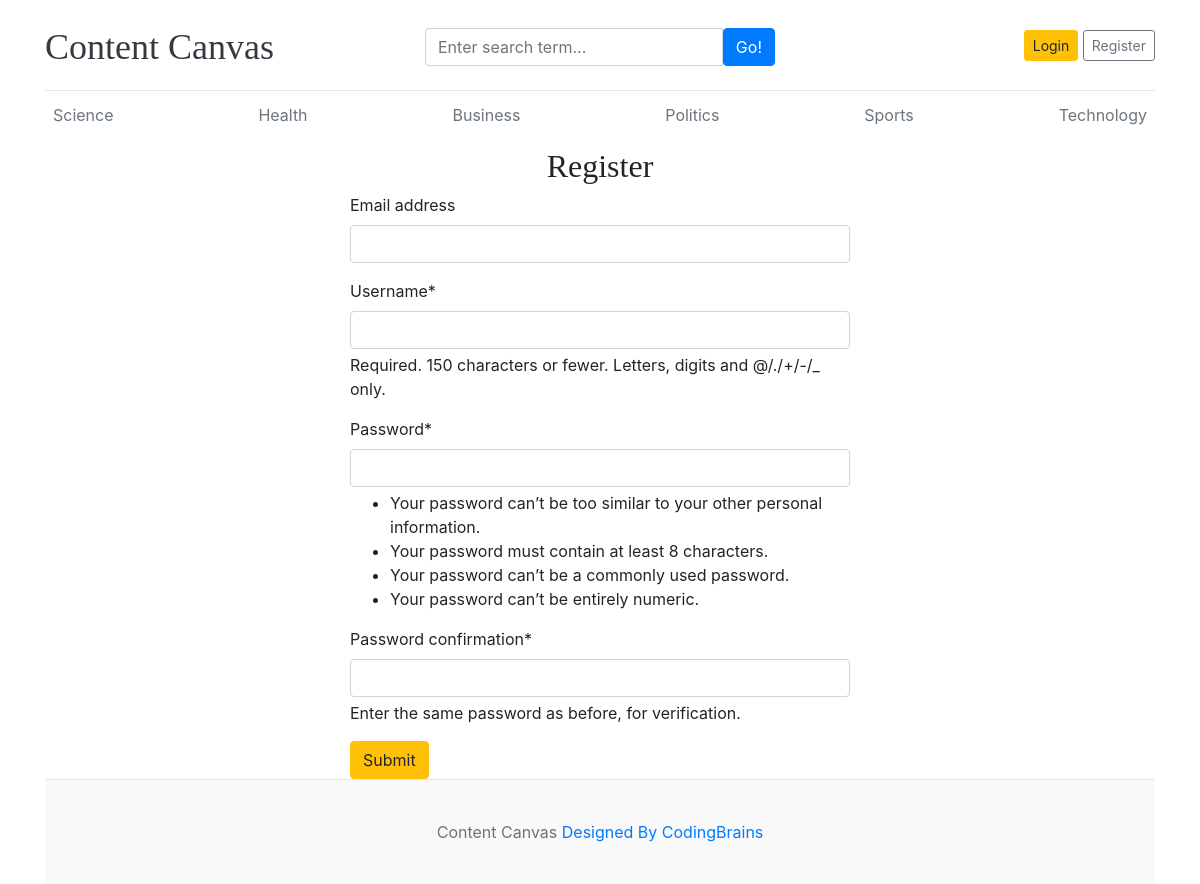
Screenshot of /register/ with the database file from the repository.
### app/models.py (models this page shows, shortened)
class Category(models.Model):
    category=models.CharField(max_length=100)
    created_at=models.DateTimeField(auto_now_add=True)
    updated_at=models.DateTimeField(auto_now=True)
    class Meta:
        verbose_name_plural='categories'

### contentcanvas/views.py (the view)
# urls.py: path('register/',views.register,name='register'),
def register(request):
    if request.method=='POST':
        form=RegistrationForm(request.POST)
        if form.is_valid:
            form.save()
            return redirect('login')
        else:
            print(form.errors)
    else:
        form=RegistrationForm()
    context={
        'form':form,
    }
    return render(request,'register.html',context)

### contentcanvas/forms.py
class RegistrationForm(UserCreationForm):
    class Meta:
        model=User
        fields=('email','username','password1','password2')

### app/context_processors.py (called while the page is built)
def get_categories(request):
    categories=Category.objects.all()
    return dict(categories=categories)

def get_sociallinks(request):
    sociallinks=socialLinks.objects.all()
    return dict(sociallinks=sociallinks)

### templates/register.html (shortened to what this page needs)
{% extends "base.html" %}
{% block content %}
{% load crispy_forms_tags %}
    <form action="{% url "register" %}" method="POST" style="width:500px; margin:auto;" >
        <h2 class="text-center">Register</h2>
        {{form |crispy}}
        <button class="btn btn-warning" type="submit">Submit</button>
    </form>
{% endblock  %}

### templates/base.html (shortened to what this page needs)
{% load static %}
<!DOCTYPE html>
<html lang="en">
<head>
    <link rel="stylesheet" href="{% static "css/bootstrap.css" %}">
    <link href="https://getbootstrap.com/docs/4.0/dist/css/bootstrap.min.css" rel="stylesheet">
    <link href="{% static "css/cc.css" %}" rel="stylesheet">
    <link rel="stylesheet" href="https://cdnjs.cloudflare.com/ajax/libs/font-awesome/4.7.0/css/font-awesome.min.css">
</head>
<body>
    <div class="container">
        <header class="blog-header py-3">
            <div class="row flex-nowrap justify-content-between align-items-center">
                <div class="col-4 pt-1">
                    <a class="blog-header-logo text-dark" href="/">Content Canvas</a>
                </div>
                <div class="col-4 pt-1">
                    <form action="{% url "search" %}" method="GET">
                        <div class="input-group">
                            <input class="form-control" type="text" name="keyword" value="{{keyword}}" placeholder="Enter search term..." aria-label="Enter search term..." aria-describedby="button-search" />
                            <button class="btn btn-primary" id="button-search" type="submit">Go!</button>
                        </div>
                    </form>
                </div>
                <div class="col-4 d-flex justify-content-end align-items-center">
                    {% if not user.is_authenticated %}
                    <a class="btn btn-sm btn-warning" href="{% url "login" %}">Login</a> &nbsp;
                    <a class="btn btn-sm btn-outline-secondary" href="{% url "register" %}">Register</a>
                    {% else %}
                    <span><a href="{% url "dashboard" %}">Dashboard</a></span>
                    &emsp;
                    <span><a href="{% url "logout" %}">Logout</a></span>
                    {% endif %}
                </div>
            </div>
        </header>
        <div class="nav-scroller py-1 mb-2">
            <nav class="nav d-flex justify-content-between">
                {% for cat in categories %}
                <a class="p-2 text-muted" href="{% url "post_by_category" cat.id %}">{{cat.category}}</a>
                {% endfor %}
            </nav>
        </div>
        {% block content %}
        {% endblock  %}
    <footer class="blog-footer">
        <p>Content Canvas <a href="#">Designed By CodingBrains</a></p>
    </footer>
</body>
</html>

### contentcanvas/static/css/cc.css (style rules this page uses)
.blog-header { border-bottom: 1px solid #e5e5e5; }
.blog-header-logo { font-family: "Playfair Display", Georgia, "Times New Roman", serif; font-size: 2.25rem; }
h1, h2, h3, h4, h5, h6 { font-family: "Playfair Display", Georgia, "Times New Roman", serif; }
.blog-footer { padding: 2.5rem 0; color: #727272; text-align: center; background-color: #f9f9f9; border-top: .05rem solid #e5e5e5; }
.blog-footer p:last-child { margin-bottom: 0; }

### rows the page displays
Category: category "Science"
Category: category "Health"
Category: category "Business"
Category: category "Politics"
Category: category "Sports"
Category: category "Technology"
